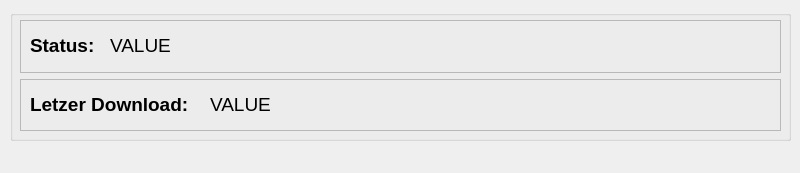
<?xml version="1.0" encoding="UTF-8"?>
<ui version="4.0">
 <class>MainWindow</class>
 <widget class="QMainWindow" name="MainWindow">
  <property name="geometry">
   <rect>
    <x>0</x>
    <y>0</y>
    <width>800</width>
    <height>173</height>
   </rect>
  </property>
  <property name="windowTitle">
   <string>MainWindow</string>
  </property>
  <widget class="QWidget" name="centralwidget">
   <widget class="QGroupBox" name="groupBox">
    <property name="geometry">
     <rect>
      <x>10</x>
      <y>10</y>
      <width>781</width>
      <height>131</height>
     </rect>
    </property>
    <property name="title">
     <string/>
    </property>
    <widget class="QWidget" name="verticalLayoutWidget">
     <property name="geometry">
      <rect>
       <x>10</x>
       <y>10</y>
       <width>761</width>
       <height>111</height>
      </rect>
     </property>
     <layout class="QVBoxLayout" name="verticalLayout">
      <item>
       <widget class="QFrame" name="frame">
        <property name="frameShape">
         <enum>QFrame::Shape::StyledPanel</enum>
        </property>
        <property name="frameShadow">
         <enum>QFrame::Shadow::Raised</enum>
        </property>
        <widget class="QLabel" name="label_status_name">
         <property name="geometry">
          <rect>
           <x>10</x>
           <y>0</y>
           <width>71</width>
           <height>51</height>
          </rect>
         </property>
         <property name="font">
          <font>
           <family>Arial</family>
           <pointsize>14</pointsize>
           <bold>true</bold>
          </font>
         </property>
         <property name="text">
          <string>Status:</string>
         </property>
         <property name="alignment">
          <set>Qt::AlignmentFlag::AlignLeading|Qt::AlignmentFlag::AlignLeft|Qt::AlignmentFlag::AlignVCenter</set>
         </property>
        </widget>
        <widget class="QLabel" name="label_status_value">
         <property name="geometry">
          <rect>
           <x>90</x>
           <y>0</y>
           <width>661</width>
           <height>51</height>
          </rect>
         </property>
         <property name="font">
          <font>
           <family>Arial</family>
           <pointsize>14</pointsize>
           <bold>false</bold>
          </font>
         </property>
         <property name="text">
          <string>VALUE</string>
         </property>
         <property name="alignment">
          <set>Qt::AlignmentFlag::AlignLeading|Qt::AlignmentFlag::AlignLeft|Qt::AlignmentFlag::AlignVCenter</set>
         </property>
         <property name="margin">
          <number>0</number>
         </property>
        </widget>
       </widget>
      </item>
      <item>
       <widget class="QFrame" name="frame_2">
        <property name="frameShape">
         <enum>QFrame::Shape::StyledPanel</enum>
        </property>
        <property name="frameShadow">
         <enum>QFrame::Shadow::Raised</enum>
        </property>
        <widget class="QLabel" name="label_download_name">
         <property name="geometry">
          <rect>
           <x>10</x>
           <y>0</y>
           <width>161</width>
           <height>51</height>
          </rect>
         </property>
         <property name="font">
          <font>
           <family>Arial</family>
           <pointsize>14</pointsize>
           <bold>true</bold>
          </font>
         </property>
         <property name="text">
          <string>Letzer Download:</string>
         </property>
         <property name="alignment">
          <set>Qt::AlignmentFlag::AlignLeading|Qt::AlignmentFlag::AlignLeft|Qt::AlignmentFlag::AlignVCenter</set>
         </property>
        </widget>
        <widget class="QLabel" name="label_download_value">
         <property name="geometry">
          <rect>
           <x>190</x>
           <y>0</y>
           <width>561</width>
           <height>51</height>
          </rect>
         </property>
         <property name="font">
          <font>
           <family>Arial</family>
           <pointsize>14</pointsize>
           <bold>false</bold>
          </font>
         </property>
         <property name="text">
          <string>VALUE</string>
         </property>
         <property name="alignment">
          <set>Qt::AlignmentFlag::AlignLeading|Qt::AlignmentFlag::AlignLeft|Qt::AlignmentFlag::AlignVCenter</set>
         </property>
         <property name="margin">
          <number>0</number>
         </property>
        </widget>
       </widget>
      </item>
     </layout>
    </widget>
   </widget>
  </widget>
  <widget class="QMenuBar" name="menuBar">
   <property name="geometry">
    <rect>
     <x>0</x>
     <y>0</y>
     <width>800</width>
     <height>22</height>
    </rect>
   </property>
  </widget>
  <action name="actionBearbeiten">
   <property name="text">
    <string>Bearbeiten</string>
   </property>
  </action>
 </widget>
 <resources/>
 <connections/>
</ui>
